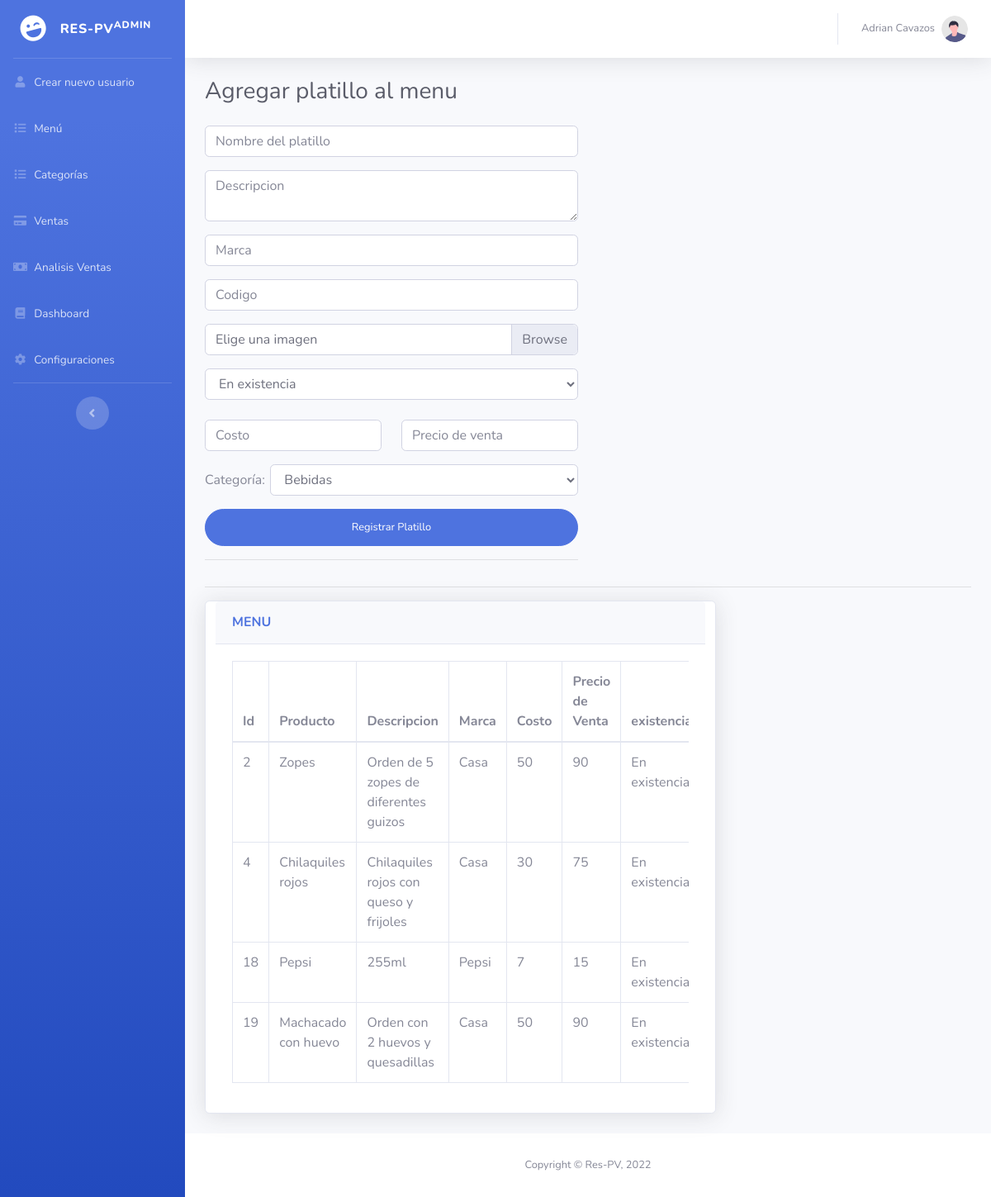
The page /menu.php (signed in) on the database its author committed.
### tables this page shows
CREATE TABLE `user` (
  `id_user` int(11) NOT NULL,
  `name_user` varchar(30) DEFAULT NULL,
  `lname_user` varchar(30) DEFAULT NULL,
  `phone_user` varchar(10) DEFAULT NULL,
  `email_user` varchar(40) DEFAULT NULL,
  `pass_user` varchar(20) DEFAULT NULL,
  `userType` int(11) NOT NULL
);

CREATE TABLE `product` (
  `id_product` int(11) NOT NULL,
  `name_product` varchar(40) NOT NULL,
  `description_product` varchar(50) NOT NULL,
  `mark_product` varchar(30) NOT NULL,
  `unitaryPrice_product` int(11) NOT NULL,
  `cost_product` int(11) NOT NULL,
  `code_product` int(11) NOT NULL,
  `productExistance` int(11) NOT NULL,
  `category_product` int(11) DEFAULT NULL,
  `img_product` longblob DEFAULT NULL
);

### db.php (called while the page is built, shortened)
<?php
    class Conexion{
        private $driver = "mysql";
        private $host = "localhost";
        private $dbname = "respv";
        private $usuario = "root";
        private $contrasena = "";
        public function __construct(){
            try {
                $db = new PDO("{$this->driver}:host={$this->host};dbname={$this->dbname}",$this->usuario,$this->contrasena);
                $db->setAttribute(PDO::ATTR_ERRMODE, PDO::ERRMODE_EXCEPTION);
                return $db;
            } catch (PDOException $e) {
                echo "Ha ocurrido un error al conectarse a la base de datos" . $e->getMessage();
            }
        }
    }
?>

### usuarios/Modelo/usuarios.php (called while the page is built, shortened)
<?php
    require_once(__DIR__.'/../../db.php');
    class Usuarios extends Conexion{
        public function __construct(){
            $this->db = parent::__construct();
        }
        public function getUser($Id){
            $rows = null;
            $statement = $this->db->prepare("SELECT * FROM user WHERE id_user = :Id");
            $statement->bindParam(':Id',$Id);
            $statement->execute();
            while ($result = $statement->fetch()) {
                $rows[] = $result;
            }
            return $rows;
        }
        public function getUserType($Id){
            $rows = null;
            $statement = $this->db->prepare("SELECT userType FROM user WHERE id_user = :Id");
            $statement->bindParam(':Id',$Id);
            $statement->execute();
            while($result = $statement->fetch()){
                $rows[] = $result;
            }
            return $rows[0]['userType'];
        }
    }
?>

### menu/Modelo/menu.php (called while the page is built, shortened)
<?php
    require_once(__DIR__.'/../../db.php');
    class Menu extends Conexion{
        public function __construct(){
            $this->db = parent::__construct();
        }
        public function get(){
            $rows = null;
            $statement = $this->db->prepare("SELECT * FROM product");
            $statement->execute();
            while ($result = $statement->fetch()) {
                $rows[] = $result;
            }
            return $rows;
        }
        public function getCategorias(){
            $rows = null;
            $statement = $this->db->prepare("SELECT * FROM product_category");
            $statement->execute();
            while ($result = $statement->fetch()) {
                $rows[] = $result;
            }
            return $rows;
        }
    }
?>

### menu.php (the view, shortened to what this page needs)
<?php
if(!empty($_SESSION["userId"])) {
    require_once('usuarios/Modelo/usuarios.php');
    $Modelo = new Usuarios();
    $tipoDeUsuario = $Modelo->getUserType($_SESSION["userId"]);
    if (!$tipoDeUsuario) {
        $_SESSION["errorMessage"] = "Invalid Credentials";
        header('Location: logout.php');
    } else {
        switch($tipoDeUsuario){
            case 1:
                $Usuario = $Modelo->getUser($_SESSION["userId"]);
                $nombreUsuario = $Usuario[0]["name_user"];
                $apellidoUsuario = $Usuario[0]["lname_user"];
                require_once("menu/Modelo/menu.php");
                $ModeloMenu = new Menu();
            break;
        }
    }
} else {
    header('Location: logout.php');
}
?>
<!DOCTYPE html>
<html lang="en">
<head>
    <link href="vendor/fontawesome-free/css/all.min.css" rel="stylesheet" type="text/css">
    <link href="css/sb-admin-2.min.css" rel="stylesheet">
</head>
<body id="page-top">
    <div id="wrapper">
        <ul class="navbar-nav bg-gradient-primary sidebar sidebar-dark accordion" id="accordionSidebar">
            <a class="sidebar-brand d-flex align-items-center justify-content-center" href="homeAdministrador.php">
                <div class="sidebar-brand-icon rotate-n-15">
                    <i class="fas fa-laugh-wink"></i>
                </div>
                <div class="sidebar-brand-text mx-3">Res-PV<sup>Admin</sup></div>
            </a>
            <hr class="sidebar-divider my-0">
            <li class="nav-item">
                <a class="nav-link" href="createUser.php">
                    <i class="fas fa-fw fa-user"></i>
                    <span>Crear nuevo usuario</span></a>
            </li>
            <li class="nav-item">
                <a class="nav-link" href="menu.php">
                    <i class="fas fa-fw fa-list"></i>
                    <span>Menú</span></a>
            </li>
            <li class="nav-item">
                <a class="nav-link" href="adminCategorias.php">
                    <i class="fas fa-fw fa-list"></i>
                    <span>Categorías</span></a>
            </li>
            <li class="nav-item">
                <a class="nav-link" href="sales.php">
                    <i class="fas fa-fw fa-credit-card"></i>
                    <span>Ventas</span></a>
            </li>
            <li class="nav-item">
                <a class="nav-link" href="analisisVentas.php">
                    <i class="fas fa-fw fa-money-bill"></i>
                    <span>Analisis Ventas</span></a>
            </li>
            <li class="nav-item">
                <a class="nav-link" href="dashboard.php">
                    <i class="fas fa-fw fa-book"></i>
                    <span>Dashboard</span></a>
            </li>
            <li class="nav-item">
                <a class="nav-link" href="configuraciones.php">
                    <i class="fas fa-fw fa-cog"></i>
                    <span>Configuraciones</span></a>
            </li>
            <hr class="sidebar-divider d-none d-md-block">
            <div class="text-center d-none d-md-inline">
                <button class="rounded-circle border-0" id="sidebarToggle"></button>
            </div>
        </ul>
        <div id="content-wrapper" class="d-flex flex-column">
            <div id="content">
                <nav class="navbar navbar-expand navbar-light bg-white topbar mb-4 static-top shadow">
                    <ul class="navbar-nav ml-auto">
                        <li class="nav-item dropdown no-arrow">
                            <a class="nav-link dropdown-toggle" href="#" id="userDropdown" role="button"
                                data-toggle="dropdown" aria-haspopup="true" aria-expanded="false">
                                <span class="mr-2 d-none d-lg-inline text-gray-600 small"><?php echo $nombreUsuario.' '.$apellidoUsuario?></span>
                                <img class="img-profile rounded-circle"
                                    src="img/undraw_profile.svg">
                            </a>
                        </li>
                    </ul>
                </nav>
                <div class="container-fluid">
                    <div class="d-sm-flex align-items-center justify-content-between mb-4">
                        <h1 class="h3 mb-0 text-gray-800">Agregar platillo al menu </h1>
                    </div>
                    <div class="row">
                        <div class="col-md-6">
                            <form class="user" action="menu/Controlador/addPlatillo.php" method="POST" enctype="multipart/form-data">
                                <div class="form-group">
                                    <input required type="text" class="form-control" placeholder="Nombre del platillo" name="nombre">
                                </div>
                                <div class="form-group">
                                    <textarea required class="form-control" placeholder="Descripcion" name="descripcion" maxlength="50"></textarea>
                                </div>
                                <div class="form-group">
                                    <input required type="text" class="form-control" placeholder="Marca" name="marca">
                                </div>
                                <div class="form-group">
                                    <input required type="text" class="form-control" placeholder="Codigo" name="codigo">
                                </div>
                                <div class="form-group">
                                    <div class="custom-file">
                                        <label class="custom-file-label" for="inputGroupFile01">Elige una imagen</label>
                                    </div>
                                </div>
                                <div class="form group">
                                    <select class="form-control" name="existencia">
                                        <option value="1"><?php echo 'En existencia'; ?></option>
                                    </select>
                                </div>
                                <br>
                                <div class="form-group row">
                                    <div class="col-sm-6 mb-3 mb-sm-0">
                                        <input requiredtype="text" class="form-control" placeholder="Costo" name="costo">
                                    </div>
                                    <div class="col-sm-6">
                                        <input requiredtype="text" class="form-control" placeholder="Precio de venta" name="precio">
                                    </div>
                                </div>
                                <div class="form-group row">
                                    <label class="col-sm-2 col-form-label">Categoría:</label>
                                    <div class="col-sm-10">
                                        <select class="form-control"  name="categoria">
                                            <?php
                                                $categorias = $ModeloMenu->getCategorias();
                                                if($categorias != null){
                                                    foreach($categorias as $categoria){
                                                        echo '<option value="'.$categoria['id_category'].'">'.$categoria['category_name'].'</option>';
                                                    }
                                                }
                                            ?>
                                        </select>
                                    </div>
                                </div>
                                <input type ="submit" class="btn btn-primary btn-user btn-block" value="Registrar Platillo">
                                <hr>
                            </form>
                        </div>
                    </div>
                    <hr>
                    <div class="card shadow mb-4 col-lg-8">
                        <div class="card-header py-3">
                            <h6 class="m-0 font-weight-bold text-primary">MENU</h6>
                        </div>
                        <div class="card-body" >
                            <div class="table-responsive">
                                <table class="table table-bordered" id="dataTable" width="100%" cellspacing="0">
                                <thead>
                                    <th>Id</th>
                                    <th>Producto</th>
                                    <th>Descripcion</th>
                                    <th>Marca</th>
                                    <th>Costo</th>
                                    <th>Precio de Venta</th>
                                    <th>existencia</th>
                                </thead>
                                <tbody>
                                <?php
                                    $productos = $ModeloMenu->get();
                                    if($productos != null){
                                        foreach($productos as $platillo){
                                ?>
                                    <tr>
                                        <td><?php echo $platillo['id_product'];?></td>
                                        <td><?php echo $platillo['name_product'];?></td>
                                        <td><?php echo $platillo['description_product'];?></td>
                                        <td><?php echo $platillo['mark_product'];?></td>
                                        <td><?php echo $platillo['cost_product'];?></td>
                                        <td><?php echo $platillo['unitaryPrice_product'];?></td>
                                        <td>
                                            <?php
                                                if ($platillo['productExistance']==1) {
                                                    echo "En existencia";
                                                }else{
                                                    if ($platillo['productExistance']==0) {
                                                        echo "Sin existencia";
                                                    }
                                                }
                                            ?>
                                        </td>
                                    </tr>
                                <?php
                                        }
                                    }
                                ?>
                                </tbody>
                            </table>
                            </div>
                     </div>
                </div>
            </div>
            <footer class="sticky-footer bg-white">
                <div class="container my-auto">
                    <div class="copyright text-center my-auto">
                        <span>Copyright &copy; Res-PV, 2022 </span>
                    </div>
                </div>
            </footer>
        </div>
    </div>
</body>
</html>

### rows shown on the page
user: name_user "Adrian", lname_user "Cavazos"
product: id_product "2", name_product "Zopes", description_product "Orden de 5 zopes de diferentes guizos", mark_product "Casa", cost_product "50", unitaryPrice_product "90", productExistance "En…"
product: id_product "4", name_product "Chilaquiles rojos", description_product "Chilaquiles rojos con queso y frijoles", mark_product "Casa", cost_product "30", unitaryPrice_product "75", productExistance "En…"
product: id_product "18", name_product "Pepsi", description_product "255ml", mark_product "Pepsi", cost_product "7", unitaryPrice_product "15", productExistance "En…"
product: id_product "19", name_product "Machacado con huevo", description_product "Orden con 2 huevos y quesadillas", mark_product "Casa", cost_product "50", unitaryPrice_product "90", productExistance "En…"

### other values the page prints
form field categoria "Bebidas"
